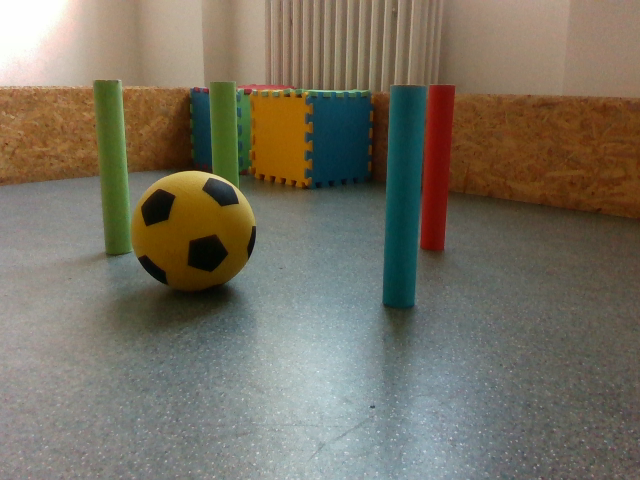
#> input picture ball_images/48.png, 640 x 480 px, found by its file name
$ python green_reading.py
#> lines starting #> are read from the running program, lines starting #| are printed output that depends on the picture; after the words box and inside, x2 and y2 are one past the last pixel; in counts of white or black regions, pixels touching at a corner belong together
#> further down, img is the input picture: shape (480, 640, 3); mean B, G, R 96.5, 111.6, 118.4
#> in green_tube_segmentation, `hsv = cv2.cvtColor(img, cv2.COLOR_BGR2HSV)`: hsv: shape (480, 640, 3); mean H, S, V 43.5, 81.2, 125.4
### image_seg.py
## File with funcitons used for image segmentation
import cv2
import numpy as np

# color table [lower,higher] boundary for bright and dark conditions
color_table_bright = {
    "green" : [
        np.array([35, 80, 80]),
        np.array([85, 255, 255])
        ],
    "blue" : [
        np.array([78, 130, 80]),
        np.array([138, 255, 255])],
    "red" : [
        np.array([0, 100, 100]),
        np.array([8, 255, 255]),
        np.array([172,100,100]),
        np.array([179,255,255])
        ],
}

color_table_dark = {
    "green" : [
        np.array([35, 50, 50]),
        np.array([85, 255, 255])
        ],
    "blue" : [
        np.array([78, 130, 50]),
        np.array([138, 255, 255])
        ],
    "red" : [
        np.array([0, 80, 65]),
        np.array([8, 255, 255]),
        np.array([172,80,65]),
        np.array([179,255,255])
        ],
}


def get_overall_bright(hsv):
    """
    function returns overall brigthnes of image
    from HSV color space
    """
    # add up all the pixel values in V channel
    value = np.sum(hsv[:,:, 2])
#> value = 36374700
    # multiply height and width
    pxl = hsv.shape[0] * hsv.shape[1]
#> pxl = 307200
    average_value = round(value/pxl,3)
#> average_value = 118.4
    return average_value

# [10 lines left out: function gamma_correction, not called in this run]


def clear_mask(mask, r, c, x_len, y_len):
    """
    clearing mask
    should only be called if the item should not be segmented
    """
    for i in range(y_len):
        for j in range(x_len):
            mask[r + i][c + j] = 0

# [53 lines left out: functions is_tube, check_prop_circle, check_rect_circ, masking_img, not called in this run]

### green_reading.py
# from robolab_turtlebot import Turtlebot, Rate, get_time

# from robolab_turtlebot import Turtlebot
import numpy as np
import cv2
import image_seg as im
# turtle = Turtlebot()


# img = turtle.get_rgb_image()
def green_tube_segmentation(img):

    hsv = cv2.cvtColor(img, cv2.COLOR_BGR2HSV)
    avg_bright = im.get_overall_bright(img)
#> avg_bright = 118.4
    # Creating sets for green color

    print(avg_bright)
#| 118.407
    if avg_bright < 120:
        lower_green = np.array([40, 50, 50])
        upper_green = np.array([70, 255, 255])
    else:
        lower_green = np.array([35, 80, 80])
        upper_green = np.array([85, 255, 255])

    # Masking green - where it is in bounds -> sets 1
    mask = cv2.inRange(hsv, lower_green, upper_green)
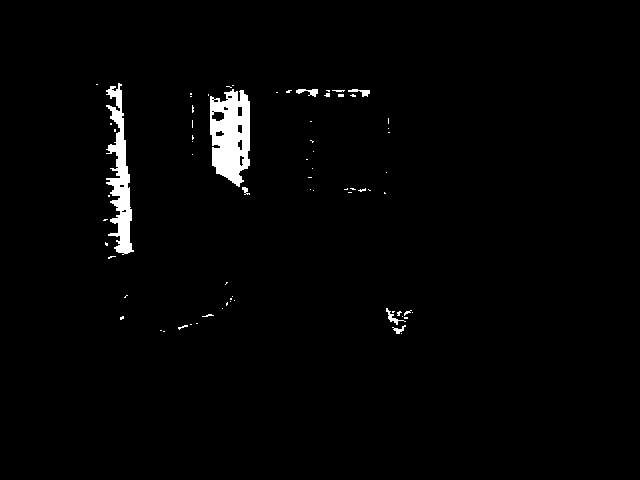
#> mask: shape (480, 640); 1.9% white; 71 white regions (62 under 20 px), largest, box (x1, y1, x2, y2) and area: (210, 89, 250, 187) 2835, (106, 83, 134, 255) 2144, (296, 89, 318, 97) 92


    cv2.imshow('mask',mask)
    # Doing bitwise AND between img and mask -> getting green parts of the img
    # green_regions = cv2.bitwise_and(img,img, mask= mask)
    out = cv2.connectedComponentsWithStats(mask)
    # print(out[0], "\n --next-- \n",out[2], "\n --next-- \n", out[3])
    # Getting countours

    rem_out = []
    for i in range(1, len(out[2])):
        c, r, x_len, y_len, area = out[2][i]
        if ( (area < 200) or (r + y_len < 100)):
            pass
            im.clear_mask(mask, r, c, x_len, y_len)
        else:
            rem_out.append(out[2][i])
            pass
#> this loop made 71 passes
#> (c, r, x_len, y_len, area) on passes 1, 5, 6, 7, 10, 35, 56, 66, 68: (106, 83, 28, 172, 2144), (210, 89, 40, 98, 2835), (296, 89, 22, 8, 92), (348, 89, 22, 8, 79), (332, 90, 13, 2, 20), (242, 187, 8, 8, 34), (386, 308, 20, 17, 82), (178, 325, 10, 5, 20), (392, 325, 14, 9, 51)
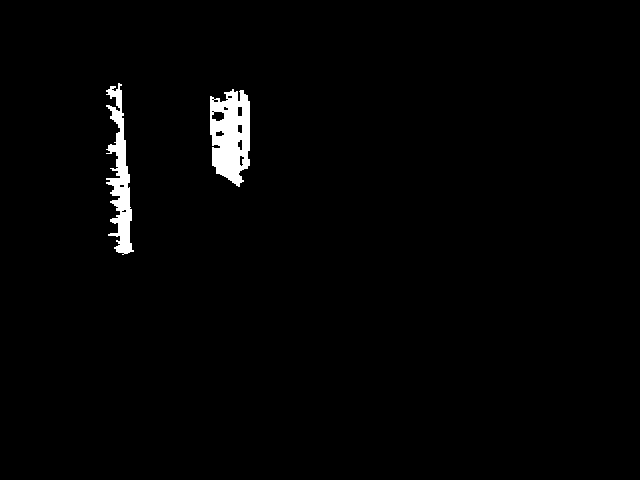
#> mask: shape (480, 640); 1.6% white; 2 white regions
#> after the loop, rem_out = [[106, 83, 28, 172, 2144], [210, 89, 40, 98, 2835]]
    rem_out = rem_out[::-1]
#> rem_out = [[210, 89, 40, 98, 2835], [106, 83, 28, 172, 2144]]

    out = cv2.connectedComponentsWithStats(mask)

    contours, hierarchy = cv2.findContours(mask, cv2.RETR_EXTERNAL, cv2.CHAIN_APPROX_NONE)
#> contours = 2 contours; box (x1, y1, x2, y2) and area: (210, 89, 250, 187) 2948, (106, 83, 134, 255) 1865

    # Find the convex hull object for each contour
    hull_list = []
    for i in range(len(contours)):
        c, r, x_len, y_len, area = out[2][-i-1]
        hull = cv2.convexHull(contours[i])
        rect = cv2.minAreaRect(contours[i])
        rect_width, rect_length = rect[1]
        if (im.check_prop_tube(rect_length, rect_width)):
            print("proportions check: ",rect_length, rect_width)
            im.clear_mask(mask, r, c, x_len, y_len)
        else:
            hull_list.append(hull)
#> this loop made 1 pass
#> (c, r, x_len, y_len, area, rect, rect_width, rect_length) on pass 1: (210, 89, 40, 98, 2835, ((229.5, 137.5), (97, 39), -90), 97, 39)
#> after the loop, hull_list = []


    # Filtering
    # Drawing countours
    cv2.drawContours(img, contours, -1, (0,255,0), 3)
    for i in range(len(hull_list)):
        color = (255, 0, 0)
        cv2.drawContours(img, hull_list, i, color)
        cv2.drawContours(mask, hull_list, i, color)

    # [5 lines of commented-out code are left out]


    cv2.imshow('img',img)
    cv2.imshow('mask2',mask)
    # cv2.imshow('new_im',new_img_in)
    # cv2.imshow('res',green_regions)
    k = cv2.waitKey(5000) & 0xFF

    cv2.destroyAllWindows()


##  ISSUES
# aligning tubes - 33! ,34, 35, 48, 50, 52
# fallen tubes 41 42, 43
# brightness - 43, 44, 45!, 46!, 47!, 48, 49, 50, 51, 52
#54
# false positives - 55
# too far - 58
if __name__ == '__main__':
    img = cv2.imread("ball_images\\48.png")

#> (the run stopped early here; a loop or call above may not have finished)

$ run again, with ball_images/33.png copied over ball_images/48.png
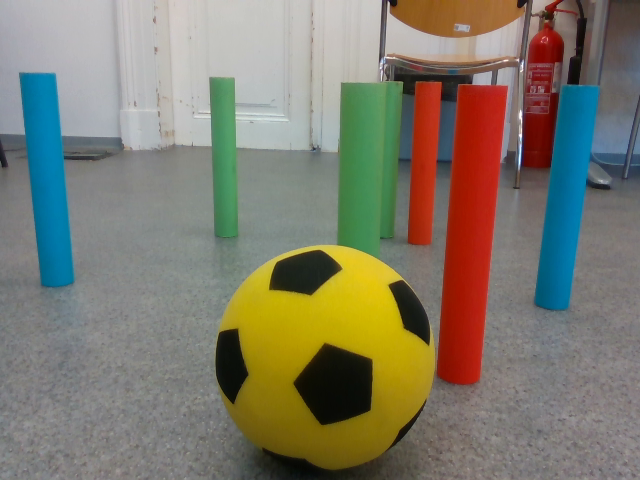
#> input picture ball_images/33.png, 640 x 480 px, found by its file name
#> img is the input picture: shape (480, 640, 3); mean B, G, R 107.7, 123, 126.7
#> hsv: shape (480, 640, 3); mean H, S, V 56.1, 74.9, 139.7
#> value = 38912524
#> average_value = 126.7
#| 126.668
#> in green_tube_segmentation, `mask = cv2.inRange(hsv, lower_green, upper_green)`:
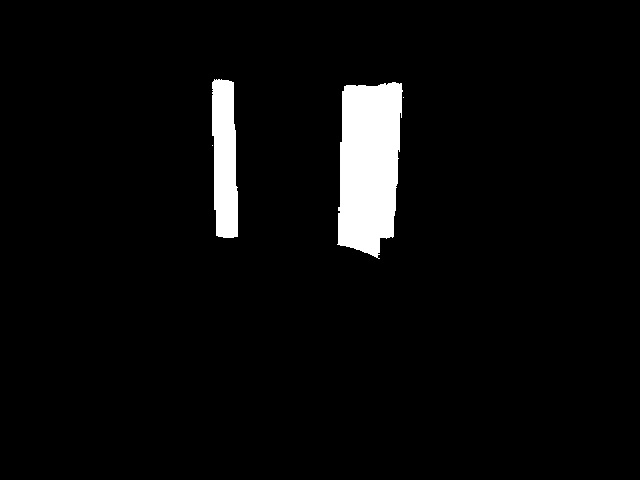
#> mask: shape (480, 640); 4.2% white; 4 white regions (2 under 20 px), largest, box (x1, y1, x2, y2) and area: (337, 82, 403, 259) 9407, (212, 79, 238, 238) 3517
#> the loop in green_tube_segmentation, `for i in range(1, len(out[2])):` made 4 passes
#> (c, r, x_len, y_len, area) on passes 1 to 2: (212, 79, 26, 159, 3517), (337, 82, 66, 177, 9407)
#> after the loop in green_tube_segmentation, `for i in range(1, len(out[2])):`: rem_out = [[212, 79, 26, 159, 3517], [337, 82, 66, 177, 9407]]
#> in green_tube_segmentation, `rem_out = rem_out[::-1]`: rem_out = [[337, 82, 66, 177, 9407], [212, 79, 26, 159, 3517]]
#> contours = 2 contours; box (x1, y1, x2, y2) and area: (337, 82, 403, 259) 9172, (212, 79, 238, 238) 3340
#> the loop in green_tube_segmentation, `for i in range(len(contours)):` made 1 pass
#> (c, r, x_len, y_len, area, rect, rect_width, rect_length) on pass 1: (337, 82, 66, 177, 9407, ((368.9, 169.3), (176.5, 59.97), -87.75), 176.5, 59.97)
#> after the loop in green_tube_segmentation, `for i in range(len(contours)):`: hull_list = []

$ run again, with ball_images/34.png copied over ball_images/48.png
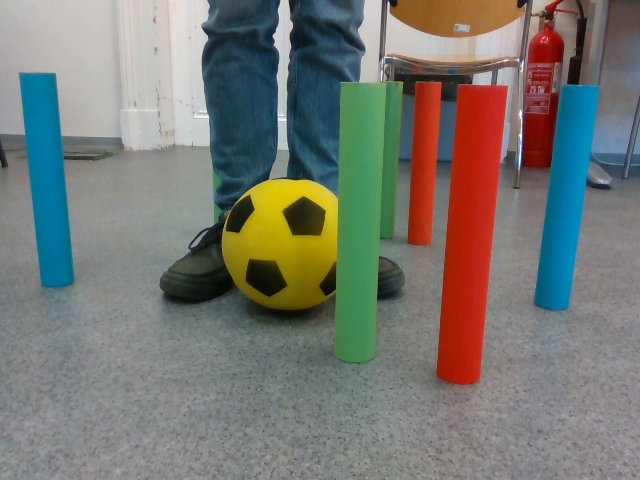
#> input picture ball_images/34.png, 640 x 480 px, found by its file name
#> img is the input picture: shape (480, 640, 3); mean B, G, R 113.9, 120.1, 119
#> hsv: shape (480, 640, 3); mean H, S, V 66.5, 69.4, 136.2
#> value = 36553316
#> average_value = 119
#| 118.989
#> in green_tube_segmentation, `mask = cv2.inRange(hsv, lower_green, upper_green)`:
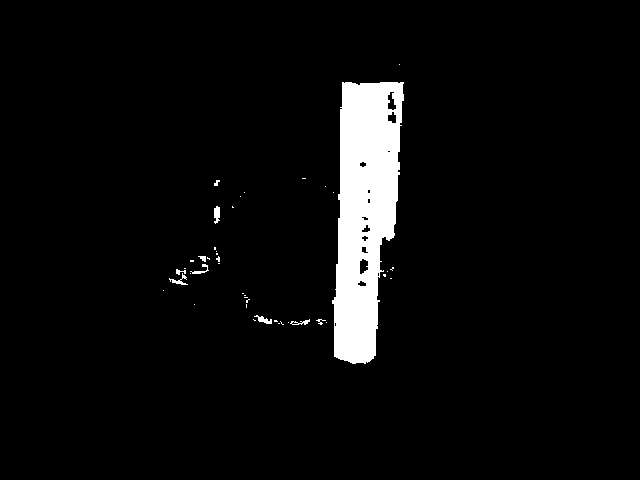
#> mask: shape (480, 640); 4.8% white; 43 white regions (33 under 20 px), largest, box (x1, y1, x2, y2) and area: (332, 82, 404, 364) 14094, (214, 206, 220, 224) 84, (254, 315, 272, 324) 73
#> the loop in green_tube_segmentation, `for i in range(1, len(out[2])):` made 43 passes
#> (c, r, x_len, y_len, area) on passes 2, 4, 9, 14, 19, 21, 24, 35: (332, 82, 72, 282, 14094), (214, 180, 6, 6, 22), (214, 206, 6, 18, 84), (198, 256, 8, 6, 30), (190, 264, 19, 10, 59), (176, 269, 10, 6, 32), (169, 273, 19, 12, 72), (254, 315, 18, 9, 73)
#> after the loop in green_tube_segmentation, `for i in range(1, len(out[2])):`:
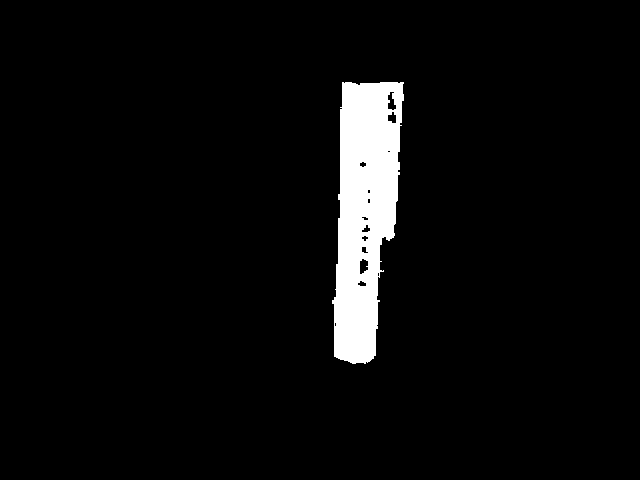
#> mask: shape (480, 640); 4.6% white; 1 white region
#> after the loop in green_tube_segmentation, `for i in range(1, len(out[2])):`: rem_out = [[332, 82, 72, 282, 14094]]
#> contours = 1 contour; box (x1, y1, x2, y2) and area: (332, 82, 404, 364) 14142
#> the loop in green_tube_segmentation, `for i in range(len(contours)):` made 1 pass
#> (c, r, x_len, y_len, area, rect, rect_width, rect_length) on pass 1: (332, 82, 72, 282, 14094, ((365.1, 221.8), (283.3, 62.53), -86.91), 283.3, 62.53)
#> after the loop in green_tube_segmentation, `for i in range(len(contours)):`: hull_list = []

$ run again, with ball_images/35.png copied over ball_images/48.png
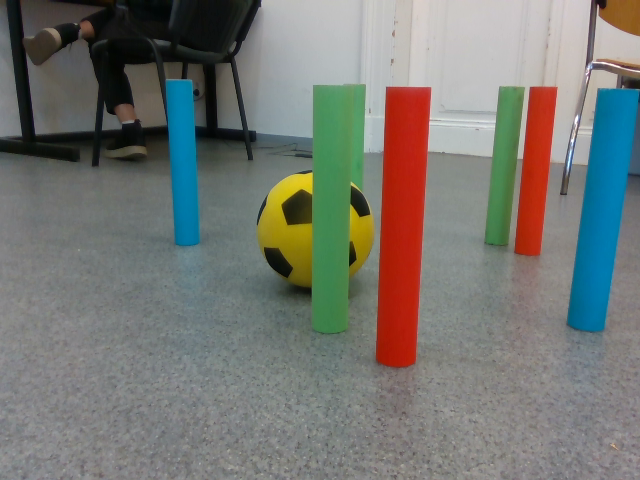
#> input picture ball_images/35.png, 640 x 480 px, found by its file name
#> img is the input picture: shape (480, 640, 3); mean B, G, R 114.5, 119.4, 117.7
#> hsv: shape (480, 640, 3); mean H, S, V 64.1, 50.4, 131.2
#> value = 36155925
#> average_value = 117.7
#| 117.695
#> in green_tube_segmentation, `mask = cv2.inRange(hsv, lower_green, upper_green)`:
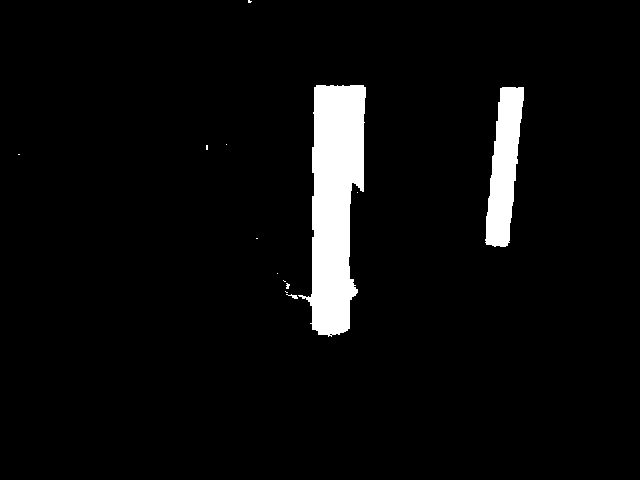
#> mask: shape (480, 640); 4.8% white; 13 white regions (10 under 20 px), largest, box (x1, y1, x2, y2) and area: (298, 85, 366, 337) 10885, (485, 87, 524, 247) 3863, (286, 294, 298, 299) 27
#> the loop in green_tube_segmentation, `for i in range(1, len(out[2])):` made 13 passes
#> (c, r, x_len, y_len, area) on passes 2, 3, 13: (298, 85, 68, 252, 10885), (485, 87, 39, 160, 3863), (286, 294, 12, 5, 27)
#> after the loop in green_tube_segmentation, `for i in range(1, len(out[2])):`: rem_out = [[298, 85, 68, 252, 10885], [485, 87, 39, 160, 3863]]
#> in green_tube_segmentation, `rem_out = rem_out[::-1]`: rem_out = [[485, 87, 39, 160, 3863], [298, 85, 68, 252, 10885]]
#> contours = 2 contours; box (x1, y1, x2, y2) and area: (298, 85, 366, 337) 10564, (485, 87, 524, 247) 3680
#> the loop in green_tube_segmentation, `for i in range(len(contours)):` made 1 pass
#> (c, r, x_len, y_len, area, rect, rect_width, rect_length) on pass 1: (485, 87, 39, 160, 3863, ((503.8, 166), (161.1, 25.57), -84.29), 161.1, 25.57)
#> after the loop in green_tube_segmentation, `for i in range(len(contours)):`: hull_list = []
